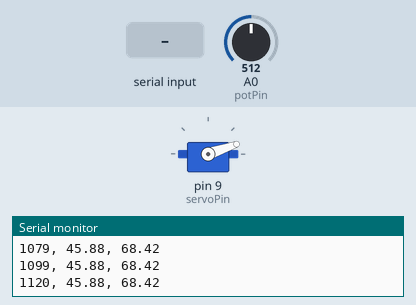
Simulated run of this sketch. Board: Arduino Uno, built with avr-gcc and run on an emulated ATmega328P. Parts: servo, the last lines printed to the serial monitor. Inputs (shaded band) come from the test bench; at power-on: A0 (potPin) = 512.

Above: at 1.2 s.
1.3 s: A0 (potPin) set to 787
At 2.3 s:
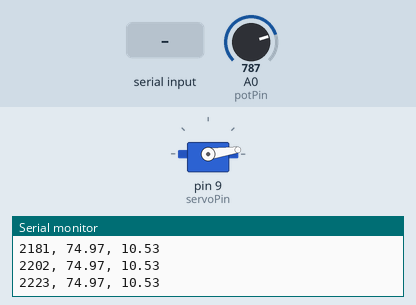
2.8 s: A0 (potPin) set to 813
At 3.3 s:
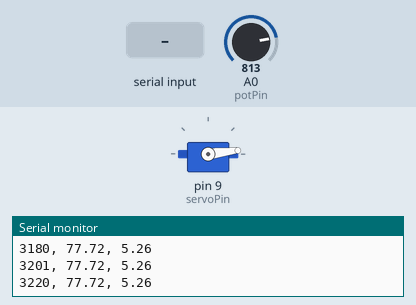
5.8 s: "100\n" received over Serial
At 8.0 s:
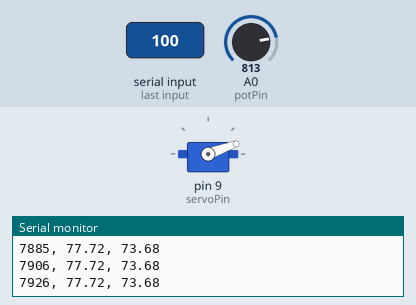
8.3 s: "90,45,200\n" received over Serial
At 10.1 s:
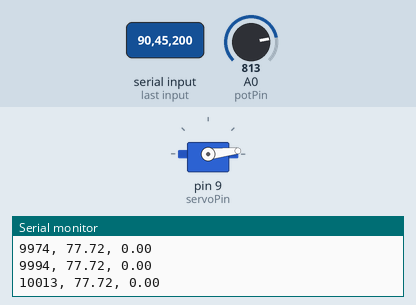
Timing chart, 0 to 11.6 s (numbered marks = the images above; inputs shaded):
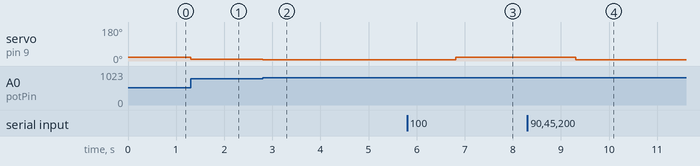

The sketch:

resistant-resistor.ino
```cpp
#include <Servo.h>
#include <stdlib.h>
#include <string.h>
#include "helpers.h"

Servo servo;
const uint8_t servoPin = 9;
const uint8_t servoMin = 6;
const uint8_t servoMax = 25;
uint8_t servoValue = 0;

const uint8_t potPin = 0;
const uint8_t potMin = 40;
const uint16_t potMax = 1023;
uint16_t potValue = 0;

uint16_t splitPct = 50;
int16_t curve = 4;

void setup() {
  Serial.begin(9600);
  servo.attach(servoPin);
  servo.write(0);
  Serial.print("start: ");
  Serial.println(millis());
}

uint16_t servoFunc(uint16_t input, uint16_t splitPct) {
  const double split = (double(splitPct) / 100.0);
  const double norm = linlin(input, potMin, potMax, 0.0, 1.0, true);

  if (splitPct == 100) {
    return lincurve(norm, 0, 1.0, servoMin, servoMax, curve);
  }
  if (splitPct == 0) {
    return lincurve(norm, 0, 1.0, servoMax, servoMin, -curve);
  }

  if (norm < split) {
    return lincurve(norm, 0, split, servoMin, servoMax, curve);
  }

  return lincurve(norm, split, 1.0, servoMax, servoMin, -curve);
}

void loop() {
  // update splitPct and curve vars
  if (Serial.available() > 0) {
    const uint8_t bufSize = 100;
    char buffer[bufSize];

    Serial.readBytesUntil("\n", buffer, bufSize);

    const char *splitToken = strtok(buffer, ",");
    splitPct = constrain(strtol(splitToken, NULL, 10), 0, 100);

    const char *curveToken = strtok(NULL, "");
    curve = strtol(curveToken, NULL, 10);
  }

  // IO
  potValue = linlin(analogRead(potPin), potMin, potMax, 0, 1023, true);
  servoValue = servoFunc(potValue, splitPct);
  servo.write(servoValue);

  // Logging
  Serial.print(millis());
  Serial.print(", ");
  Serial.print(linlin(potValue, potMin, potMax, 0, 100));
  Serial.print(", ");
  Serial.println(linlin(servoValue, servoMin, servoMax, 0, 100));
}
```

helpers.h
```cpp
#define ANALOG_MAX 1023

double linlin(double val, double inMin, double inMax, double outMin,
              double outMax, bool clamp = true)
{
  if (clamp) {
    if (val <= inMin) return outMin;
    if (val >= inMax) return outMax;
  }
  const double inRange = inMax - inMin;
  const double norm = (val - inMin) / inRange;
  const double outRange = outMax - outMin;
  const double scaled = norm * outRange;
  return scaled + outMin;
}

double lincurve(double val, double inMin, double inMax, double outMin,
                double outMax, double curve, bool clamp = true) {
  if (clamp) {
    if (val <= inMin) return outMin;
    if (val >= inMax) return outMax;
  }

  if (fabs(curve) < 0.001) {
    // clamping would have happened above, no need to do check within linlin
    return linlin(val, inMin, inMax, outMin, outMax, false);
  }

  const double grow = exp(curve);
  const double a = (outMax - outMin) / (1.0 - grow);
  const double b = outMin + a;
  const double scaled = (val - inMin) / (inMax - inMin);

  return b - (a * pow(grow, scaled));
}
```

Measured:
- after the input at 1.3 s, servo on pin 9 (servoPin): 19° → 8° at once
- after the input at 2.8 s, servo on pin 9 (servoPin): 8° → 7° at once
- after the input at 5.8 s, servo on pin 9 (servoPin): 7° → 20° after 1.0 s
- after the input at 8.3 s, servo on pin 9 (servoPin): 20° → 6° after 1.0 s
